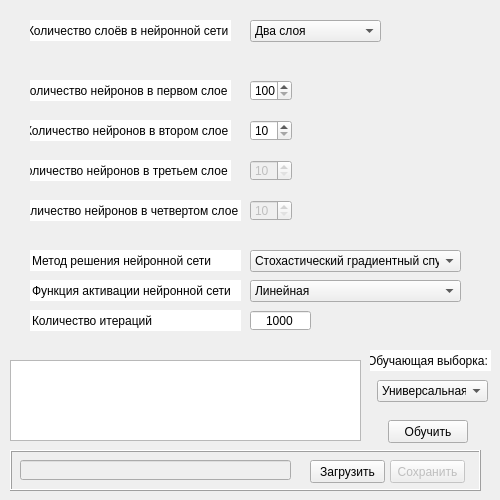
    <widget class="QWidget" name="MLP">
     <attribute name="title">
      <string>MLP</string>
     </attribute>
     <widget class="QSpinBox" name="first_layer">
      <property name="geometry">
       <rect>
        <x>250</x>
        <y>80</y>
        <width>42</width>
        <height>21</height>
       </rect>
      </property>
      <property name="minimum">
       <number>100</number>
      </property>
      <property name="maximum">
       <number>500</number>
      </property>
      <property name="singleStep">
       <number>50</number>
      </property>
     </widget>
     <widget class="QLineEdit" name="lineEdit">
      <property name="geometry">
       <rect>
        <x>30</x>
        <y>80</y>
        <width>201</width>
        <height>21</height>
       </rect>
      </property>
      <property name="whatsThis">
       <string notr="true"/>
      </property>
      <property name="autoFillBackground">
       <bool>false</bool>
      </property>
      <property name="inputMask">
       <string notr="true"/>
      </property>
      <property name="text">
       <string>Количество нейронов в первом слое</string>
      </property>
      <property name="frame">
       <bool>false</bool>
      </property>
      <property name="echoMode">
       <enum>QLineEdit::Normal</enum>
      </property>
      <property name="dragEnabled">
       <bool>false</bool>
      </property>
      <property name="readOnly">
       <bool>true</bool>
      </property>
     </widget>
     <widget class="QLineEdit" name="lineEdit_2">
      <property name="geometry">
       <rect>
        <x>30</x>
        <y>120</y>
        <width>201</width>
        <height>21</height>
       </rect>
      </property>
      <property name="whatsThis">
       <string notr="true"/>
      </property>
      <property name="autoFillBackground">
       <bool>false</bool>
      </property>
      <property name="inputMask">
       <string notr="true"/>
      </property>
      <property name="text">
       <string>Количество нейронов в втором слое</string>
      </property>
      <property name="frame">
       <bool>false</bool>
      </property>
      <property name="echoMode">
       <enum>QLineEdit::Normal</enum>
      </property>
      <property name="dragEnabled">
       <bool>false</bool>
      </property>
      <property name="readOnly">
       <bool>true</bool>
      </property>
     </widget>
     <widget class="QSpinBox" name="second_layer">
      <property name="enabled">
       <bool>true</bool>
      </property>
      <property name="geometry">
       <rect>
        <x>250</x>
        <y>120</y>
        <width>42</width>
        <height>21</height>
       </rect>
      </property>
      <property name="readOnly">
       <bool>false</bool>
      </property>
      <property name="accelerated">
       <bool>false</bool>
      </property>
      <property name="minimum">
       <number>10</number>
      </property>
      <property name="maximum">
       <number>50</number>
      </property>
      <property name="singleStep">
       <number>5</number>
      </property>
     </widget>
     <widget class="QSpinBox" name="third_layer">
      <property name="enabled">
       <bool>false</bool>
      </property>
      <property name="geometry">
       <rect>
        <x>250</x>
        <y>160</y>
        <width>42</width>
        <height>21</height>
       </rect>
      </property>
      <property name="readOnly">
       <bool>false</bool>
      </property>
      <property name="accelerated">
       <bool>false</bool>
      </property>
      <property name="minimum">
       <number>10</number>
      </property>
      <property name="maximum">
       <number>50</number>
      </property>
      <property name="singleStep">
       <number>5</number>
      </property>
     </widget>
     <widget class="QLineEdit" name="lineEdit_3">
      <property name="geometry">
       <rect>
        <x>30</x>
        <y>160</y>
        <width>201</width>
        <height>21</height>
       </rect>
      </property>
      <property name="whatsThis">
       <string notr="true"/>
      </property>
      <property name="autoFillBackground">
       <bool>false</bool>
      </property>
      <property name="inputMask">
       <string notr="true"/>
      </property>
      <property name="text">
       <string>Количество нейронов в третьем слое</string>
      </property>
      <property name="frame">
       <bool>false</bool>
      </property>
      <property name="echoMode">
       <enum>QLineEdit::Normal</enum>
      </property>
      <property name="dragEnabled">
       <bool>false</bool>
      </property>
      <property name="readOnly">
       <bool>true</bool>
      </property>
     </widget>
     <widget class="QSpinBox" name="fourth_layer">
      <property name="enabled">
       <bool>false</bool>
      </property>
      <property name="geometry">
       <rect>
        <x>250</x>
        <y>200</y>
        <width>42</width>
        <height>21</height>
       </rect>
      </property>
      <property name="readOnly">
       <bool>false</bool>
      </property>
      <property name="accelerated">
       <bool>false</bool>
      </property>
      <property name="minimum">
       <number>10</number>
      </property>
      <property name="maximum">
       <number>50</number>
      </property>
      <property name="singleStep">
       <number>5</number>
      </property>
     </widget>
     <widget class="QLineEdit" name="lineEdit_4">
      <property name="geometry">
       <rect>
        <x>30</x>
        <y>200</y>
        <width>211</width>
        <height>21</height>
       </rect>
      </property>
      <property name="whatsThis">
       <string notr="true"/>
      </property>
      <property name="autoFillBackground">
       <bool>false</bool>
      </property>
      <property name="inputMask">
       <string notr="true"/>
      </property>
      <property name="text">
       <string>Количество нейронов в четвертом слое</string>
      </property>
      <property name="frame">
       <bool>false</bool>
      </property>
      <property name="echoMode">
       <enum>QLineEdit::Normal</enum>
      </property>
      <property name="dragEnabled">
       <bool>false</bool>
      </property>
      <property name="readOnly">
       <bool>true</bool>
      </property>
     </widget>
     <widget class="QLineEdit" name="lineEdit_5">
      <property name="geometry">
       <rect>
        <x>30</x>
        <y>20</y>
        <width>201</width>
        <height>21</height>
       </rect>
      </property>
      <property name="whatsThis">
       <string notr="true"/>
      </property>
      <property name="autoFillBackground">
       <bool>false</bool>
      </property>
      <property name="inputMask">
       <string notr="true"/>
      </property>
      <property name="text">
       <string>Количество слоёв в нейронной сети</string>
      </property>
      <property name="frame">
       <bool>false</bool>
      </property>
      <property name="echoMode">
       <enum>QLineEdit::Normal</enum>
      </property>
      <property name="dragEnabled">
       <bool>false</bool>
      </property>
      <property name="readOnly">
       <bool>true</bool>
      </property>
     </widget>
     <widget class="QComboBox" name="layer_preset">
      <property name="geometry">
       <rect>
        <x>250</x>
        <y>20</y>
        <width>131</width>
        <height>22</height>
       </rect>
      </property>
      <item>
       <property name="text">
        <string>Два слоя</string>
       </property>
      </item>
      <item>
       <property name="text">
        <string>Три слоя</string>
       </property>
      </item>
      <item>
       <property name="text">
        <string>Четыре слоя</string>
       </property>
      </item>
     </widget>
     <widget class="QPushButton" name="button_learning">
      <property name="geometry">
       <rect>
        <x>388</x>
        <y>420</y>
        <width>80</width>
        <height>23</height>
       </rect>
      </property>
      <property name="text">
       <string>Обучить</string>
      </property>
     </widget>
     <widget class="QTextEdit" name="log_NN">
      <property name="geometry">
       <rect>
        <x>10</x>
        <y>360</y>
        <width>351</width>
        <height>81</height>
       </rect>
      </property>
      <property name="verticalScrollBarPolicy">
       <enum>Qt::ScrollBarAsNeeded</enum>
      </property>
      <property name="horizontalScrollBarPolicy">
       <enum>Qt::ScrollBarAsNeeded</enum>
      </property>
      <property name="sizeAdjustPolicy">
       <enum>QAbstractScrollArea::AdjustToContents</enum>
      </property>
      <property name="tabChangesFocus">
       <bool>false</bool>
      </property>
      <property name="lineWrapMode">
       <enum>QTextEdit::WidgetWidth</enum>
      </property>
      <property name="readOnly">
       <bool>true</bool>
      </property>
      <property name="html">
       <string>&lt;!DOCTYPE HTML PUBLIC &quot;-//W3C//DTD HTML 4.0//EN&quot; &quot;http://www.w3.org/TR/REC-html40/strict.dtd&quot;&gt;
&lt;html&gt;&lt;head&gt;&lt;meta name=&quot;qrichtext&quot; content=&quot;1&quot; /&gt;&lt;style type=&quot;text/css&quot;&gt;
p, li { white-space: pre-wrap; }
&lt;/style&gt;&lt;/head&gt;&lt;body style=&quot; font-family:'MS Shell Dlg 2'; font-size:8.25pt; font-weight:400; font-style:normal;&quot;&gt;
&lt;p style=&quot;-qt-paragraph-type:empty; margin-top:0px; margin-bottom:0px; margin-left:0px; margin-right:0px; -qt-block-indent:0; text-indent:0px;&quot;&gt;&lt;br /&gt;&lt;/p&gt;&lt;/body&gt;&lt;/html&gt;</string>
      </property>
      <property name="overwriteMode">
       <bool>false</bool>
      </property>
      <property name="acceptRichText">
       <bool>false</bool>
      </property>
      <property name="textInteractionFlags">
       <set>Qt::TextSelectableByMouse</set>
      </property>
     </widget>
     <widget class="QLineEdit" name="lineEdit_6">
      <property name="geometry">
       <rect>
        <x>30</x>
        <y>250</y>
        <width>211</width>
        <height>21</height>
       </rect>
      </property>
      <property name="whatsThis">
       <string notr="true"/>
      </property>
      <property name="autoFillBackground">
       <bool>false</bool>
      </property>
      <property name="inputMask">
       <string notr="true"/>
      </property>
      <property name="text">
       <string>Метод решения нейронной сети</string>
      </property>
      <property name="frame">
       <bool>false</bool>
      </property>
      <property name="echoMode">
       <enum>QLineEdit::Normal</enum>
      </property>
      <property name="dragEnabled">
       <bool>false</bool>
      </property>
      <property name="readOnly">
       <bool>true</bool>
      </property>
     </widget>
     <widget class="QLineEdit" name="lineEdit_7">
      <property name="geometry">
       <rect>
        <x>30</x>
        <y>280</y>
        <width>211</width>
        <height>21</height>
       </rect>
      </property>
      <property name="whatsThis">
       <string notr="true"/>
      </property>
      <property name="autoFillBackground">
       <bool>false</bool>
      </property>
      <property name="inputMask">
       <string notr="true"/>
      </property>
      <property name="text">
       <string>Функция активации нейронной сети</string>
      </property>
      <property name="frame">
       <bool>false</bool>
      </property>
      <property name="echoMode">
       <enum>QLineEdit::Normal</enum>
      </property>
      <property name="dragEnabled">
       <bool>false</bool>
      </property>
      <property name="readOnly">
       <bool>true</bool>
      </property>
     </widget>
     <widget class="QComboBox" name="solver">
      <property name="geometry">
       <rect>
        <x>250</x>
        <y>250</y>
        <width>211</width>
        <height>22</height>
       </rect>
      </property>
      <item>
       <property name="text">
        <string>Стохастический градиентный спуск</string>
       </property>
      </item>
      <item>
       <property name="text">
        <string>Квазиньютоновский метод</string>
       </property>
      </item>
      <item>
       <property name="text">
        <string>Adam</string>
       </property>
      </item>
     </widget>
     <widget class="QComboBox" name="function">
      <property name="geometry">
       <rect>
        <x>250</x>
        <y>280</y>
        <width>211</width>
        <height>22</height>
       </rect>
      </property>
      <item>
       <property name="text">
        <string>Линейная</string>
       </property>
      </item>
      <item>
       <property name="text">
        <string>Положительная линейная</string>
       </property>
      </item>
      <item>
       <property name="text">
        <string>Сигмоидальная</string>
       </property>
      </item>
      <item>
       <property name="text">
        <string>Тангенциальная</string>
       </property>
      </item>
     </widget>
     <widget class="QLineEdit" name="lineEdit_8">
      <property name="geometry">
       <rect>
        <x>30</x>
        <y>310</y>
        <width>211</width>
        <height>21</height>
       </rect>
      </property>
      <property name="whatsThis">
       <string notr="true"/>
      </property>
      <property name="autoFillBackground">
       <bool>false</bool>
      </property>
      <property name="inputMask">
       <string notr="true"/>
      </property>
      <property name="text">
       <string>Количество итераций</string>
      </property>
      <property name="frame">
       <bool>false</bool>
      </property>
      <property name="echoMode">
       <enum>QLineEdit::Normal</enum>
      </property>
      <property name="dragEnabled">
       <bool>false</bool>
      </property>
      <property name="readOnly">
       <bool>true</bool>
      </property>
     </widget>
     <widget class="QSpinBox" name="iteration">
      <property name="enabled">
       <bool>true</bool>
      </property>
      <property name="geometry">
       <rect>
        <x>250</x>
        <y>310</y>
        <width>61</width>
        <height>21</height>
       </rect>
      </property>
      <property name="alignment">
       <set>Qt::AlignCenter</set>
      </property>
      <property name="readOnly">
       <bool>false</bool>
      </property>
      <property name="buttonSymbols">
       <enum>QAbstractSpinBox::NoButtons</enum>
      </property>
      <property name="accelerated">
       <bool>false</bool>
      </property>
      <property name="minimum">
       <number>1000</number>
      </property>
      <property name="maximum">
       <number>10000</number>
      </property>
      <property name="singleStep">
       <number>1000</number>
      </property>
     </widget>
     <widget class="QFrame" name="frame_2">
      <property name="geometry">
       <rect>
        <x>10</x>
        <y>450</y>
        <width>471</width>
        <height>41</height>
       </rect>
      </property>
      <property name="frameShape">
       <enum>QFrame::Box</enum>
      </property>
      <property name="frameShadow">
       <enum>QFrame::Raised</enum>
      </property>
      <widget class="QLineEdit" name="name_NN">
       <property name="enabled">
        <bool>false</bool>
       </property>
       <property name="geometry">
        <rect>
         <x>10</x>
         <y>10</y>
         <width>271</width>
         <height>20</height>
        </rect>
       </property>
       <property name="readOnly">
        <bool>true</bool>
       </property>
      </widget>
      <widget class="QPushButton" name="load_NN">
       <property name="geometry">
        <rect>
         <x>300</x>
         <y>10</y>
         <width>75</width>
         <height>23</height>
        </rect>
       </property>
       <property name="text">
        <string>Загрузить</string>
       </property>
      </widget>
      <widget class="QPushButton" name="save_NN">
       <property name="enabled">
        <bool>false</bool>
       </property>
       <property name="geometry">
        <rect>
         <x>380</x>
         <y>10</y>
         <width>75</width>
         <height>23</height>
        </rect>
       </property>
       <property name="text">
        <string>Сохранить</string>
       </property>
      </widget>
     </widget>
     <widget class="QComboBox" name="selection">
      <property name="geometry">
       <rect>
        <x>377</x>
        <y>380</y>
        <width>111</width>
        <height>22</height>
       </rect>
      </property>
      <item>
       <property name="text">
        <string>Универсальная</string>
       </property>
      </item>
     </widget>
     <widget class="QLineEdit" name="lineEdit_10">
      <property name="geometry">
       <rect>
        <x>370</x>
        <y>350</y>
        <width>121</width>
        <height>21</height>
       </rect>
      </property>
      <property name="whatsThis">
       <string notr="true"/>
      </property>
      <property name="autoFillBackground">
       <bool>false</bool>
      </property>
      <property name="inputMask">
       <string notr="true"/>
      </property>
      <property name="text">
       <string>Обучающая выборка:</string>
      </property>
      <property name="frame">
       <bool>false</bool>
      </property>
      <property name="echoMode">
       <enum>QLineEdit::Normal</enum>
      </property>
      <property name="alignment">
       <set>Qt::AlignCenter</set>
      </property>
      <property name="dragEnabled">
       <bool>false</bool>
      </property>
      <property name="readOnly">
       <bool>true</bool>
      </property>
     </widget>
    </widget>
